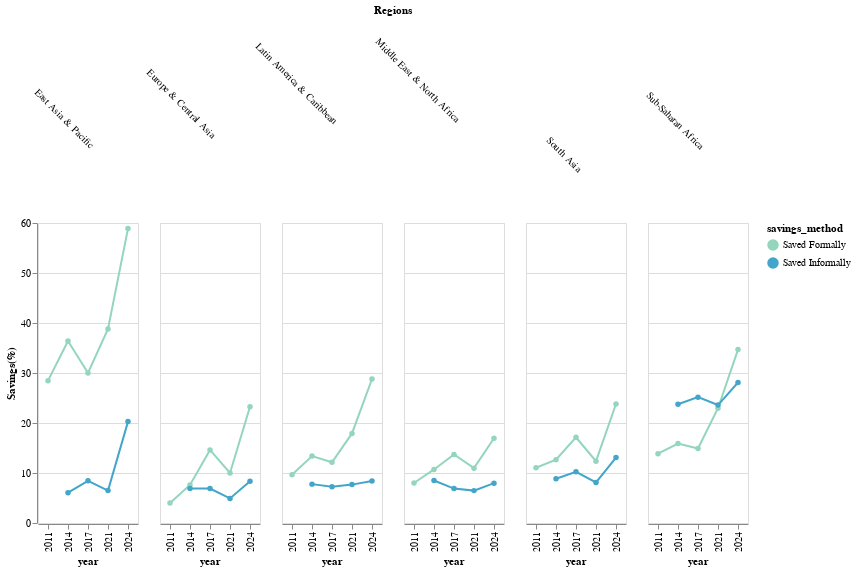

The code cell stored with this chart in its notebook:
### Code cell
def region_savings(df): 
    region_savings = alt.Chart(df).mark_line(point = True).encode(
        x = 'year:N',
        y = alt.Y('savings_per:Q', title = 'Savings(%)'),
        color = alt.Color('savings_method').scale(scheme = 'greenblue'),  
        column = alt.Column('clean_region_name', title = 'Regions', header=alt.Header(labelAngle=45)))
    return region_savings

region_savings(savings_behavior_df(filter_regions(process_data())))#.save('../milestones/static-draft-images/region_savings.png', 
                                                             #ppi=200)

### Figure 1 — Vega-Lite specification as saved in the notebook (floating-point values rounded to 4 significant figures)
{"config": {"view": {"continuousWidth": 300, "continuousHeight": 300}}, "data": {"name": "data-e784526b4becf2df08262aa0af281f35"}, "mark": {"type": "line", "point": true}, "encoding": {"color": {"field": "savings_method", "scale": {"scheme": "greenblue"}, "type": "nominal"}, "column": {"field": "clean_region_name", "header": {"labelAngle": 45}, "title": "Regions", "type": "nominal"}, "x": {"field": "year", "type": "nominal"}, "y": {"field": "savings_per", "title": "Savings(%)", "type": "quantitative"}}, "$schema": "https://vega.github.io/schema/vega-lite/v5.20.1.json", "datasets": {"data-e784526b4becf2df08262aa0af281f35": [{"countrynewwb": "East Asia & Pacific (excluding high income)", "year": 2011, "group": "all", "group2": "all", "savings_method": "Saved Formally", "savings_per": 28.47, "clean_region_name": "East Asia & Pacific"}, {"countrynewwb": "Europe & Central Asia (excluding high income)", "year": 2011, "group": "all", "group2": "all", "savings_method": "Saved Formally", "savings_per": 4.014, "clean_region_name": "Europe & Central Asia"}, {"countrynewwb": "Middle East & North Africa (excluding high income)", "year": 2011, "group": "all", "group2": "all", "savings_method": "Saved Formally", "savings_per": 7.999, "clean_region_name": "Middle East & North Africa"}, {"countrynewwb": "Sub-Saharan Africa (excluding high income)", "year": 2011, "group": "all", "group2": "all", "savings_method": "Saved Formally", "savings_per": 13.86, "clean_region_name": "Sub-Saharan Africa"}, {"countrynewwb": "East Asia & Pacific (excluding high income)", "year": 2014, "group": "all", "group2": "all", "savings_method": "Saved Formally", "savings_per": 36.4, "clean_region_name": "East Asia & Pacific"}, {"countrynewwb": "Europe & Central Asia (excluding high income)", "year": 2014, "group": "all", "group2": "all", "savings_method": "Saved Formally", "savings_per": 7.61, "clean_region_name": "Europe & Central Asia"}, {"countrynewwb": "Middle East & North Africa (excluding high income)", "year": 2014, "group": "all", "group2": "all", "savings_method": "Saved Formally", "savings_per": 10.71, "clean_region_name": "Middle East & North Africa"}, {"countrynewwb": "Sub-Saharan Africa (excluding high income)", "year": 2014, "group": "all", "group2": "all", "savings_method": "Saved Formally", "savings_per": 15.88, "clean_region_name": "Sub-Saharan Africa"}, {"countrynewwb": "East Asia & Pacific (excluding high income)", "year": 2017, "group": "all", "group2": "all", "savings_method": "Saved Formally", "savings_per": 30.01, "clean_region_name": "East Asia & Pacific"}, {"countrynewwb": "Europe & Central Asia (excluding high income)", "year": 2017, "group": "all", "group2": "all", "savings_method": "Saved Formally", "savings_per": 14.62, "clean_region_name": "Europe & Central Asia"}, {"countrynewwb": "Middle East & North Africa (excluding high income)", "year": 2017, "group": "all", "group2": "all", "savings_method": "Saved Formally", "savings_per": 13.71, "clean_region_name": "Middle East & North Africa"}, {"countrynewwb": "Sub-Saharan Africa (excluding high income)", "year": 2017, "group": "all", "group2": "all", "savings_method": "Saved Formally", "savings_per": 14.89, "clean_region_name": "Sub-Saharan Africa"}, {"countrynewwb": "East Asia & Pacific (excluding high income)", "year": 2021, "group": "all", "group2": "all", "savings_method": "Saved Formally", "savings_per": 38.81, "clean_region_name": "East Asia & Pacific"}, {"countrynewwb": "Europe & Central Asia (excluding high income)", "year": 2021, "group": "all", "group2": "all", "savings_method": "Saved Formally", "savings_per": 10.0, "clean_region_name": "Europe & Central Asia"}, {"countrynewwb": "Middle East & North Africa (excluding high income)", "year": 2021, "group": "all", "group2": "all", "savings_method": "Saved Formally", "savings_per": 10.96, "clean_region_name": "Middle East & North Africa"}, {"countrynewwb": "Sub-Saharan Africa (excluding high income)", "year": 2021, "group": "all", "group2": "all", "savings_method": "Saved Formally", "savings_per": 22.95, "clean_region_name": "Sub-Saharan Africa"}, {"countrynewwb": "East Asia & Pacific (excluding high income)", "year": 2024, "group": "all", "group2": "all", "savings_method": "Saved Formally", "savings_per": 58.88, "clean_region_name": "East Asia & Pacific"}, {"countrynewwb": "Europe & Central Asia (excluding high income)", "year": 2024, "group": "all", "group2": "all", "savings_method": "Saved Formally", "savings_per": 23.26, "clean_region_name": "Europe & Central Asia"}, {"countrynewwb": "Middle East & North Africa (excluding high income)", "year": 2024, "group": "all", "group2": "all", "savings_method": "Saved Formally", "savings_per": 16.96, "clean_region_name": "Middle East & North Africa"}, {"countrynewwb": "Sub-Saharan Africa (excluding high income)", "year": 2024, "group": "all", "group2": "all", "savings_method": "Saved Formally", "savings_per": 34.69, "clean_region_name": "Sub-Saharan Africa"}, {"countrynewwb": "Latin America & Caribbean (excluding high income)", "year": 2011, "group": "all", "group2": "all", "savings_method": "Saved Formally", "savings_per": 9.638, "clean_region_name": "Latin America & Caribbean"}, {"countrynewwb": "South Asia", "year": 2011, "group": "all", "group2": "all", "savings_method": "Saved Formally", "savings_per": 11.05, "clean_region_name": "South Asia"}, {"countrynewwb": "Latin America & Caribbean (excluding high income)", "year": 2014, "group": "all", "group2": "all", "savings_method": "Saved Formally", "savings_per": 13.39, "clean_region_name": "Latin America & Caribbean"}, {"countrynewwb": "South Asia", "year": 2014, "group": "all", "group2": "all", "savings_method": "Saved Formally", "savings_per": 12.65, "clean_region_name": "South Asia"}, {"countrynewwb": "Latin America & Caribbean (excluding high income)", "year": 2017, "group": "all", "group2": "all", "savings_method": "Saved Formally", "savings_per": 12.15, "clean_region_name": "Latin America & Caribbean"}, {"countrynewwb": "South Asia", "year": 2017, "group": "all", "group2": "all", "savings_method": "Saved Formally", "savings_per": 17.15, "clean_region_name": "South Asia"}, {"countrynewwb": "Latin America & Caribbean (excluding high income)", "year": 2021, "group": "all", "group2": "all", "savings_method": "Saved Formally", "savings_per": 17.91, "clean_region_name": "Latin America & Caribbean"}, {"countrynewwb": "South Asia", "year": 2021, "group": "all", "group2": "all", "savings_method": "Saved Formally", "savings_per": 12.36, "clean_region_name": "South Asia"}, {"countrynewwb": "Latin America & Caribbean (excluding high income)", "year": 2024, "group": "all", "group2": "all", "savings_method": "Saved Formally", "savings_per": 28.8, "clean_region_name": "Latin America & Caribbean"}, {"countrynewwb": "South Asia", "year": 2024, "group": "all", "group2": "all", "savings_method": "Saved Formally", "savings_per": 23.8, "clean_region_name": "South Asia"}, {"countrynewwb": "East Asia & Pacific (excluding high income)", "year": 2011, "group": "all", "group2": "all", "savings_method": "Saved Informally", "savings_per": null, "clean_region_name": "East Asia & Pacific"}, {"countrynewwb": "Europe & Central Asia (excluding high income)", "year": 2011, "group": "all", "group2": "all", "savings_method": "Saved Informally", "savings_per": null, "clean_region_name": "Europe & Central Asia"}, {"countrynewwb": "Middle East & North Africa (excluding high income)", "year": 2011, "group": "all", "group2": "all", "savings_method": "Saved Informally", "savings_per": null, "clean_region_name": "Middle East & North Africa"}, {"countrynewwb": "Sub-Saharan Africa (excluding high income)", "year": 2011, "group": "all", "group2": "all", "savings_method": "Saved Informally", "savings_per": null, "clean_region_name": "Sub-Saharan Africa"}, {"countrynewwb": "East Asia & Pacific (excluding high income)", "year": 2014, "group": "all", "group2": "all", "savings_method": "Saved Informally", "savings_per": 6.058, "clean_region_name": "East Asia & Pacific"}, {"countrynewwb": "Europe & Central Asia (excluding high income)", "year": 2014, "group": "all", "group2": "all", "savings_method": "Saved Informally", "savings_per": 6.925, "clean_region_name": "Europe & Central Asia"}, {"countrynewwb": "Middle East & North Africa (excluding high income)", "year": 2014, "group": "all", "group2": "all", "savings_method": "Saved Informally", "savings_per": 8.509, "clean_region_name": "Middle East & North Africa"}, {"countrynewwb": "Sub-Saharan Africa (excluding high income)", "year": 2014, "group": "all", "group2": "all", "savings_method": "Saved Informally", "savings_per": 23.75, "clean_region_name": "Sub-Saharan Africa"}, {"countrynewwb": "East Asia & Pacific (excluding high income)", "year": 2017, "group": "all", "group2": "all", "savings_method": "Saved Informally", "savings_per": 8.431, "clean_region_name": "East Asia & Pacific"}, {"countrynewwb": "Europe & Central Asia (excluding high income)", "year": 2017, "group": "all", "group2": "all", "savings_method": "Saved Informally", "savings_per": 6.882, "clean_region_name": "Europe & Central Asia"}, {"countrynewwb": "Middle East & North Africa (excluding high income)", "year": 2017, "group": "all", "group2": "all", "savings_method": "Saved Informally", "savings_per": 6.887, "clean_region_name": "Middle East & North Africa"}, {"countrynewwb": "Sub-Saharan Africa (excluding high income)", "year": 2017, "group": "all", "group2": "all", "savings_method": "Saved Informally", "savings_per": 25.16, "clean_region_name": "Sub-Saharan Africa"}, {"countrynewwb": "East Asia & Pacific (excluding high income)", "year": 2021, "group": "all", "group2": "all", "savings_method": "Saved Informally", "savings_per": 6.492, "clean_region_name": "East Asia & Pacific"}, {"countrynewwb": "Europe & Central Asia (excluding high income)", "year": 2021, "group": "all", "group2": "all", "savings_method": "Saved Informally", "savings_per": 4.917, "clean_region_name": "Europe & Central Asia"}, {"countrynewwb": "Middle East & North Africa (excluding high income)", "year": 2021, "group": "all", "group2": "all", "savings_method": "Saved Informally", "savings_per": 6.476, "clean_region_name": "Middle East & North Africa"}, {"countrynewwb": "Sub-Saharan Africa (excluding high income)", "year": 2021, "group": "all", "group2": "all", "savings_method": "Saved Informally", "savings_per": 23.59, "clean_region_name": "Sub-Saharan Africa"}, {"countrynewwb": "East Asia & Pacific (excluding high income)", "year": 2024, "group": "all", "group2": "all", "savings_method": "Saved Informally", "savings_per": 20.28, "clean_region_name": "East Asia & Pacific"}, {"countrynewwb": "Europe & Central Asia (excluding high income)", "year": 2024, "group": "all", "group2": "all", "savings_method": "Saved Informally", "savings_per": 8.363, "clean_region_name": "Europe & Central Asia"}, {"countrynewwb": "Middle East & North Africa (excluding high income)", "year": 2024, "group": "all", "group2": "all", "savings_method": "Saved Informally", "savings_per": 7.969, "clean_region_name": "Middle East & North Africa"}, {"countrynewwb": "Sub-Saharan Africa (excluding high income)", "year": 2024, "group": "all", "group2": "all", "savings_method": "Saved Informally", "savings_per": 28.1, "clean_region_name": "Sub-Saharan Africa"}, {"countrynewwb": "Latin America & Caribbean (excluding high income)", "year": 2011, "group": "all", "group2": "all", "savings_method": "Saved Informally", "savings_per": null, "clean_region_name": "Latin America & Caribbean"}, {"countrynewwb": "South Asia", "year": 2011, "group": "all", "group2": "all", "savings_method": "Saved Informally", "savings_per": null, "clean_region_name": "South Asia"}, {"countrynewwb": "Latin America & Caribbean (excluding high income)", "year": 2014, "group": "all", "group2": "all", "savings_method": "Saved Informally", "savings_per": 7.773, "clean_region_name": "Latin America & Caribbean"}, {"countrynewwb": "South Asia", "year": 2014, "group": "all", "group2": "all", "savings_method": "Saved Informally", "savings_per": 8.842, "clean_region_name": "South Asia"}, {"countrynewwb": "Latin America & Caribbean (excluding high income)", "year": 2017, "group": "all", "group2": "all", "savings_method": "Saved Informally", "savings_per": 7.268, "clean_region_name": "Latin America & Caribbean"}, {"countrynewwb": "South Asia", "year": 2017, "group": "all", "group2": "all", "savings_method": "Saved Informally", "savings_per": 10.25, "clean_region_name": "South Asia"}, {"countrynewwb": "Latin America & Caribbean (excluding high income)", "year": 2021, "group": "all", "group2": "all", "savings_method": "Saved Informally", "savings_per": 7.678, "clean_region_name": "Latin America & Caribbean"}, {"countrynewwb": "South Asia", "year": 2021, "group": "all", "group2": "all", "savings_method": "Saved Informally", "savings_per": 8.114, "clean_region_name": "South Asia"}, {"countrynewwb": "Latin America & Caribbean (excluding high income)", "year": 2024, "group": "all", "group2": "all", "savings_method": "Saved Informally", "savings_per": 8.4, "clean_region_name": "Latin America & Caribbean"}, {"countrynewwb": "South Asia", "year": 2024, "group": "all", "group2": "all", "savings_method": "Saved Informally", "savings_per": 13.09, "clean_region_name": "South Asia"}]}}
